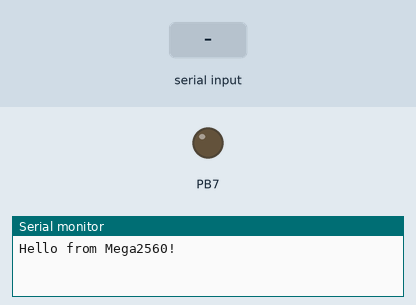
Recording of a program running on a simulated ATmega2560, built with avr-gcc and emulated at 16 MHz. On the bench: output pins drawn as LEDs (lit = HIGH), the last lines printed to the serial monitor. The inputs (shaded band) are chosen by the test bench.

Above: at 1.2 s.
1.3 s: "1\n" received over Serial
At 1.8 s:
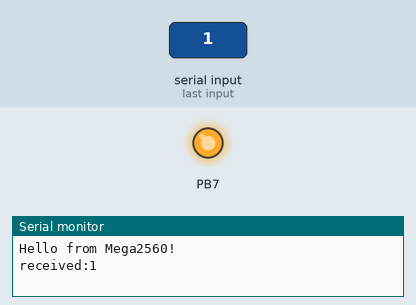
2.8 s: "0\n" received over Serial
At 4.0 s:
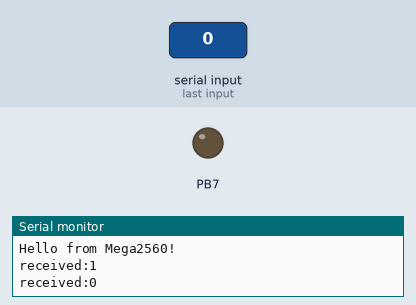
4.3 s: "2\n" received over Serial
At 5.3 s:
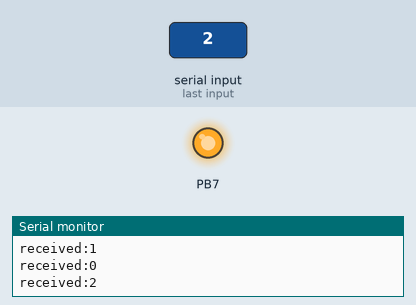
Timing chart, 0 to 7.3 s (numbered marks = the images above; inputs shaded):
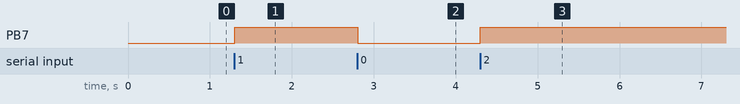

The program:

main.c
```c
/*
 *  UART
 */

#ifndef F_CPU
#define F_CPU 16000000UL
#endif

#include <avr/io.h>

static char msg[80];

void uart_read(char* s, int len) {
    for (int i = 0; i < len; i++) {
        // Wait for data to be received
        while (!(UCSR0A & (1 << RXC0)))
            ;
        // Get received data from buffer
        *s = UDR0;
        if (*s == '\r' || *s == '\n') {
            *(s + 1) = '\0';
            return;
        }
        ++s;
    }
}

void uart_write(char* s) {
    while (*s) {
        // Wait for empty transmit buffer
        while (!(UCSR0A & (1 << UDRE0)))
            ;
        // Put data into buffer, sends the data
        UDR0 = *s++;
    }
}

void config_uart(void) {
    // UBRR0 = 8;                             // baud rate 115200
    UBRR0 = 16;                             // baud rate 57600
    // UBRR0 = 103;                             // baud rate 9600
    UCSR0B |= (1 << TXEN0) | (1 << RXEN0); // tx/rx enable
}

int main(void) {
    config_uart();
    DDRB = 0b10000000;  // PB7: output pin
    uart_write("Hello from Mega2560!\n\r");
    while (1) {
        uart_read(msg, 80);
        uart_write("\n\rreceived:");
        uart_write(msg);
        uart_write("\n\r");
        // toggle LED
        PORTB ^= 0b10000000;
    }
}
```

Measured:
- after the input at 1.3 s, PB7: LOW → HIGH at once
- after the input at 2.8 s, PB7: HIGH → LOW at once
- after the input at 4.3 s, PB7: LOW → HIGH at once
